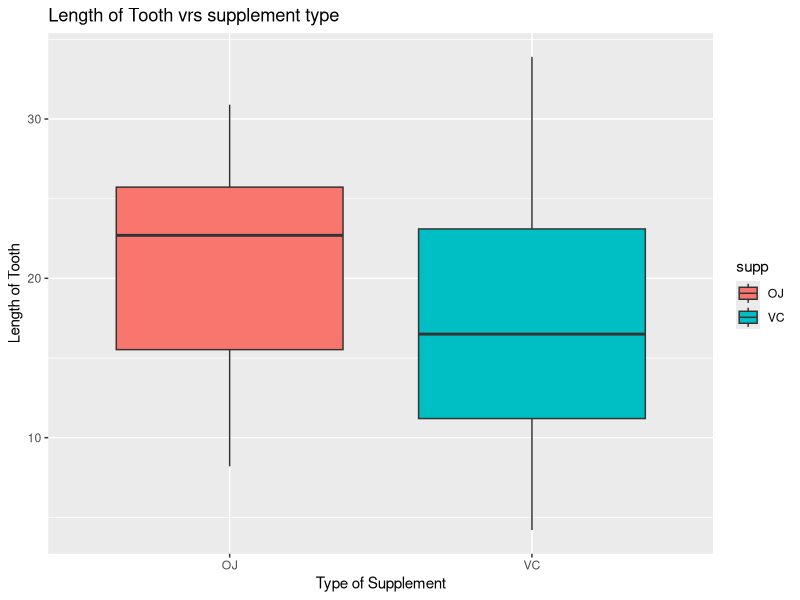
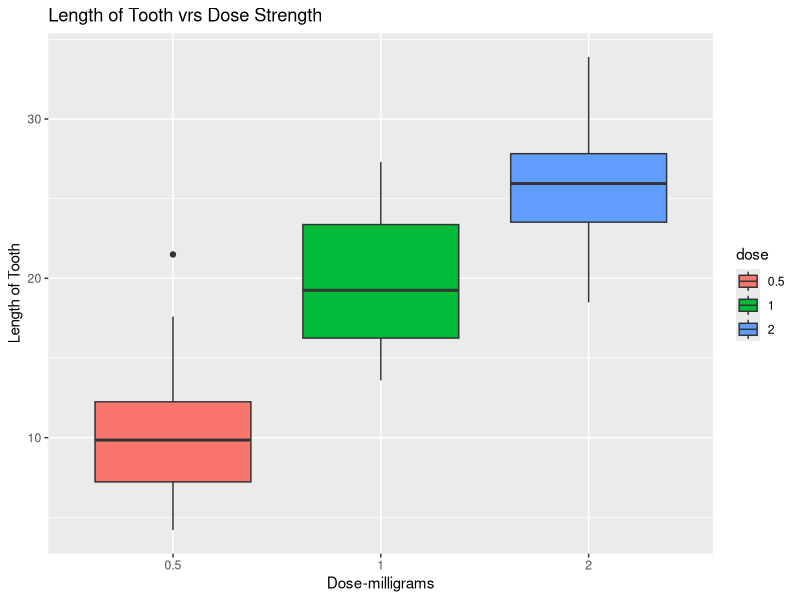

Reproduce these figures in R, in order.
## ---- chunk 1
        library(knitr)
        library(ggplot2)
        library(dplyr)
        library(tidyr)
## ---- chunk 2
        data("ToothGrowth")
        dtooth<-ToothGrowth
        dftooth<-tbl_df(dtooth)
## ---- chunk 3
        summary(dftooth)
        dftooth
## ---- chunk 4
        df2<-group_by(dtooth,supp)
        df3<-df3<-summarize(df2,length=mean(len))
        df3
## ---- chunk 5

        g3<-ggplot(dftooth, aes(x=supp,y=len))
        plot3<-g3+geom_boxplot(aes(fill=supp))+labs(x="Type of Supplement", y="Length of Tooth", title="Length of Tooth vrs supplement type")
        plot3
## ---- chunk 6
        dftooth$dose<-as.factor(dftooth$dose)
        g4<-ggplot(dftooth, aes(x=dose,y=len))
        plot4<-g4+geom_boxplot(aes(fill=dose))+labs(x="Dose-milligrams", y="Length of Tooth", title="Length of Tooth vrs Dose Strength")
        plot4
## ---- chunk 7

        t.test(dftooth$len[dftooth$supp=="OJ"], dftooth$len[dftooth$supp=="VC"], paired = FALSE, var.equal = FALSE)$conf.int
## ---- chunk 8

        t.test(dftooth$len[dftooth$dose==2], dftooth$len[dftooth$dose==1], paired = FALSE, var.equal = FALSE)$conf.int
